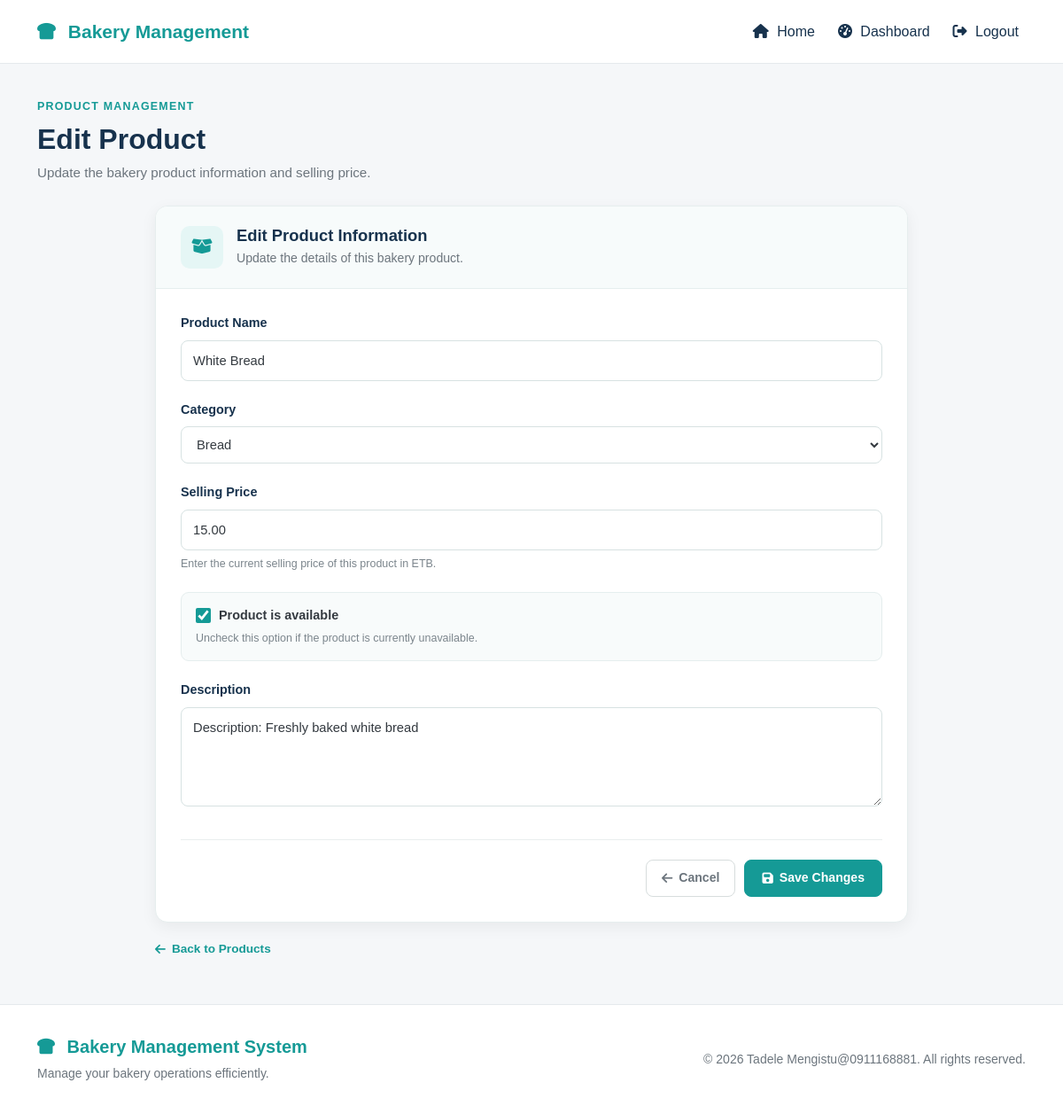
The page /products/1/edit/ (signed in) on the database its author committed.
### bekapp/models.py (models this page shows, shortened)
class Product(models.Model):
    category = models.ForeignKey(
        Category,
        on_delete=models.PROTECT,
        related_name="products",
    )
    name = models.CharField(max_length=150)
    description = models.TextField(blank=True)
    price = models.DecimalField(
        max_digits=10,
        decimal_places=2,
    )
    image = models.ImageField(
        upload_to="products/",
        blank=True,
        null=True,
    )
    is_available = models.BooleanField(default=True)
    created_at = models.DateTimeField(auto_now_add=True)
    updated_at = models.DateTimeField(auto_now=True)
    class Meta:
        ordering = ["name"]

### bekapp/views.py (the view)
def product_edit(request, product_id):
    if not request.user.is_authenticated:
        return redirect('login')
    if request.user.role not in [
        'OWNER',
        'PRODUCTION_MANAGER',
    ]:
        return redirect('dashboard')
    product = Product.objects.get(id=product_id)
    if request.method == 'POST':
        form = ProductForm(
            request.POST,
            instance=product
        )
        if form.is_valid():
            form.save()
            return redirect('product_list')
    else:
        form = ProductForm(
            instance=product
        )
    return render(
        request,
        'bekapp/product_form.html',
        {
            'form': form,
            'editing': True,
            'product': product,
        }
    )

### bekapp/forms.py
class ProductForm(forms.ModelForm):
    class Meta:
        model = Product
        fields = [
            'name',
            'category',
            'description',
            'price',
            'is_available',
        ]
        widgets = {
            'name': forms.TextInput(
                attrs={
                    'placeholder': 'Enter product name',
                }
            ),
            'category': forms.Select(),
            'description': forms.Textarea(
                attrs={
                    'placeholder': 'Enter product description',
                    'rows': 4,
                }
            ),
            'price': forms.NumberInput(
                attrs={
                    'placeholder': 'Enter product price',
                    'step': '0.01',
                    'min': '0',
                }
            ),
            'is_available': forms.CheckboxInput(),
        }

### bekapp/models.py (called while the page is built)
    def __str__(self):
        return self.name

### bekapp/templates/bekapp/product_form.html (shortened to what this page needs)
{% extends 'bekapp/base.html' %}
{% load static %}
{% block extra_css %}
<link
    rel="stylesheet"
    href="{% static 'bekapp/css/product-form.css' %}"
>
{% endblock %}
{% block content %}
<section class="product-form-page">
    <div class="container">
        <div class="product-form-header">
            <div>
                <span class="page-label">
                    PRODUCT MANAGEMENT
                </span>
                {% if editing %}
                    <h1>
                        Edit Product
                    </h1>
                    <p>
                        Update the bakery product information and selling price.
                    </p>
                {% endif %}
            </div>
        </div>
        <div class="product-form-card">
            <div class="product-form-card-header">
                <div class="form-card-icon">
                    <i class="fa-solid fa-box-open"></i>
                </div>
                <div>
                    {% if editing %}
                        <h2>
                            Edit Product Information
                        </h2>
                        <p>
                            Update the details of this bakery product.
                        </p>
                    {% endif %}
                </div>
            </div>
            <form method="post">
                <div class="form-group">
                    <label for="{{ form.name.id_for_label }}">
                        Product Name
                    </label>
                    {{ form.name }}
                </div>
                <div class="form-group">
                    <label for="{{ form.category.id_for_label }}">
                        Category
                    </label>
                    {{ form.category }}
                </div>
                <div class="form-group">
                    <label for="{{ form.price.id_for_label }}">
                        Selling Price
                    </label>
                    {{ form.price }}
                    <small class="form-help">
                        Enter the current selling price of this product in ETB.
                    </small>
                </div>
                <div class="form-group checkbox-group">
                    <div class="checkbox-wrapper">
                        {{ form.is_available }}
                        <label for="{{ form.is_available.id_for_label }}">
                            Product is available
                        </label>
                    </div>
                    <small class="form-help">
                        Uncheck this option if the product is currently unavailable.
                    </small>
                </div>
                <div class="form-group">
                    <label for="{{ form.description.id_for_label }}">
                        Description
                    </label>
                    {{ form.description }}
                </div>
                <div class="form-actions">
                    <a
                        href="{% url 'product_list' %}"
                        class="cancel-btn"
                    >
                        <i class="fa-solid fa-arrow-left"></i>
                        Cancel
                    </a>
                    <button
                        type="submit"
                        class="save-btn"
                    >
                        {% if editing %}
                            <i class="fa-solid fa-floppy-disk"></i>
                            Save Changes
                        {% else %}
                            <i class="fa-solid fa-plus"></i>
                            Create Product
                        {% endif %}
                    </button>
                </div>
            </form>
        </div>
        <div class="back-link-wrapper">
            <a href="{% url 'product_list' %}" class="back-link">
                <i class="fa-solid fa-arrow-left"></i>
                Back to Products
            </a>
        </div>
    </div>
</section>
{% endblock %}

### bekapp/static/bekapp/css/style.css (style rules this page uses)
html, body { margin: 0; padding: 0; }
body { min-height: 100vh; background: #f5f7f9; color: #17324d; font-family: Arial, Helvetica, sans-serif; }

### bekapp/static/bekapp/css/product-form.css (style rules this page uses)
.product-form-page { padding: 35px 0 50px; }
.product-form-header { margin-bottom: 25px; }
.page-label { display: inline-block; margin-bottom: 8px; color: #159a96; font-size: 0.78rem; font-weight: 700; letter-spacing: 1.2px; }
.product-form-header h1 { margin: 0; color: #17324d; font-size: 2rem; font-weight: 700; }
.product-form-header p { margin: 8px 0 0; color: #6c757d; font-size: 0.95rem; }
.product-form-card { max-width: 850px; margin: 0 auto; padding: 0; background: #ffffff; border: 1px solid #e6eeee; border-radius: 14px; box-shadow: 0 5px 18px rgba(0, 0, 0, 0.06); overflow: hidden; }
.product-form-card-header { display: flex; align-items: center; gap: 15px; padding: 22px 28px; background: #f7fbfb; border-bottom: 1px solid #e6eeee; }
.form-card-icon { width: 48px; height: 48px; flex-shrink: 0; display: flex; align-items: center; justify-content: center; background: #e5f6f5; color: #159a96; border-radius: 10px; font-size: 1.2rem; }
.product-form-card-header h2 { margin: 0; color: #17324d; font-size: 1.15rem; font-weight: 700; }
.product-form-card-header p { margin: 4px 0 0; color: #6c757d; font-size: 0.88rem; }
.product-form-card form { padding: 28px; }
.form-group { margin-bottom: 22px; }
.form-group label { display: block; margin-bottom: 8px; color: #17324d; font-size: 0.9rem; font-weight: 600; }
.form-group input[type="text"], .form-group input[type="number"], .form-group input[type="email"], .form-group input[type="password"], .form-group select, .form-group textarea { width: 100%; padding: 11px 13px; border: 1px solid #d7e2e2; border-radius: 8px; background: #ffffff; color: #343a40; font-size: 0.92rem; outline: none; transition: border-color 0.2s ease, box-shadow 0.2s ease; }
.form-group textarea { min-height: 110px; resize: vertical; }
.checkbox-group { padding: 15px 16px; background: #f8fbfb; border: 1px solid #e5eeee; border-radius: 9px; }
.checkbox-wrapper { display: flex; align-items: center; gap: 9px; }
.checkbox-wrapper input[type="checkbox"] { width: 17px; height: 17px; margin: 0; accent-color: #159a96; cursor: pointer; }
.checkbox-wrapper label { margin: 0; color: #343a40; font-size: 0.9rem; font-weight: 600; cursor: pointer; }
.form-help { display: block; margin-top: 6px; color: #7b858c; font-size: 0.78rem; }
.form-actions { display: flex; align-items: center; justify-content: flex-end; gap: 10px; margin-top: 30px; padding-top: 22px; border-top: 1px solid #e9eeee; }
.cancel-btn { display: inline-flex; align-items: center; justify-content: center; gap: 7px; min-height: 42px; padding: 9px 17px; background: #ffffff; color: #6c757d; border: 1px solid #d7dddd; border-radius: 8px; text-decoration: none; font-size: 0.88rem; font-weight: 600; transition: all 0.2s ease; }
.save-btn { display: inline-flex; align-items: center; justify-content: center; gap: 7px; min-height: 42px; padding: 9px 19px; background: #159a96; color: #ffffff; border: 1px solid #159a96; border-radius: 8px; font-size: 0.88rem; font-weight: 600; cursor: pointer; transition: background 0.2s ease, border-color 0.2s ease, transform 0.2s ease; }
.back-link-wrapper { max-width: 850px; margin: 18px auto 0; }
.back-link { display: inline-flex; align-items: center; gap: 7px; color: #159a96; font-size: 0.85rem; font-weight: 600; text-decoration: none; transition: color 0.2s ease; }

### rows shown on the page
Product: name "White Bread", category "Bread", price "15.00", is_available "☑", description "Description: Freshly baked white bread"
